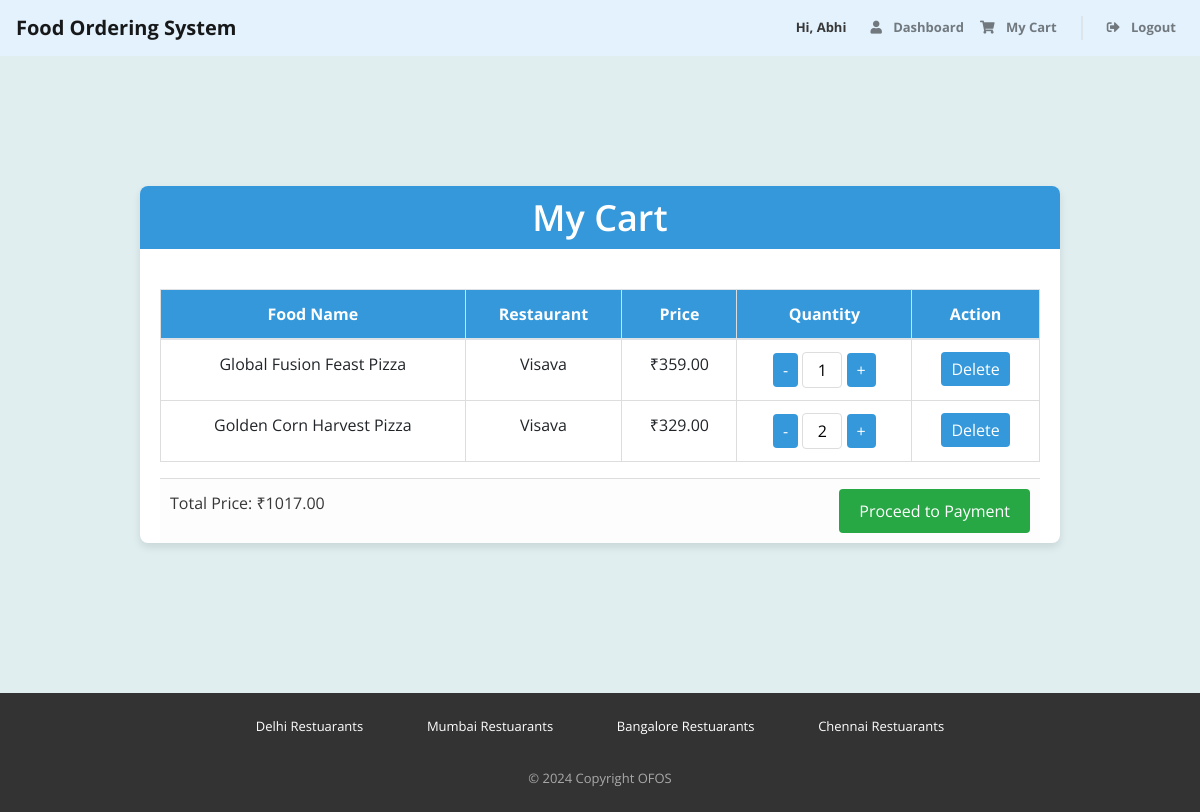
The app's page /cart/ (signed in) with its own data.
### customer/models.py (models this page shows, shortened)
class CartItem(models.Model):
    cart = models.ForeignKey(Cart, related_name='items', on_delete=models.CASCADE, default=1)  # Assuming default cart ID 1 exists
    food_item = models.ForeignKey(FoodItem, on_delete=models.CASCADE)
    quantity = models.PositiveIntegerField(default=1)
    def get_total_price(self):
        return self.food_item.price * self.quantity

### restuarant/models.py (models this page shows, shortened)
class FoodItem(models.Model):
    name = models.CharField(max_length=100)
    description = models.TextField()
    price = models.DecimalField(max_digits=10, decimal_places=2)
    restaurant = models.ForeignKey(Restaurant, related_name='food_items', on_delete=models.CASCADE)

class Restaurant(models.Model):
    name = models.CharField(max_length=50)
    email = models.EmailField()
    password = models.CharField(max_length=20)
    city = models.CharField(max_length=50)
    contact = models.IntegerField()
    address = models.CharField(max_length=100)

### customer/views.py (the view)
# urls.py: path('cart/', views.cart_view, name='cart'),
@login_required
def cart_view(request):
    cart, created = Cart.objects.get_or_create(user=request.user, is_active=True)
    cart_items = cart.items.all()
    total_price = sum(item.get_total_price() for item in cart_items)
    return render(request, 'user/cart.html', {'cart_items': cart_items, 'total_price': total_price})

### customer/templates/user/cart.html (shortened to what this page needs)
{% load static %}
<!DOCTYPE html>
<html lang="en">
<head>
    <link rel="stylesheet" href="https://stackpath.bootstrapcdn.com/bootstrap/4.5.2/css/bootstrap.min.css">
    <link href="https://use.fontawesome.com/releases/v5.11.2/css/all.css" rel="stylesheet" />
    <link rel="stylesheet" href="{% static 'css/cart.css' %}">
</head>
<body>
    {% include 'header.html' %}
    <div class="container cart-container">
        <h1>My Cart</h1>
        <table class="table">
            <thead>
                <tr>
                    <th>Food Name</th>
                    <th>Restaurant</th>
                    <th>Price</th>
                    <th>Quantity</th>
                    <th>Action</th>
                </tr>
            </thead>
            <tbody>
                {% for item in cart_items %}
                <tr data-item-id="{{ item.id }}">
                    <td>{{ item.food_item.name }}</td>
                    <td>{{ item.food_item.restaurant.name }}</td>
                    <td>₹<span class="item-price">{{ item.food_item.price }}</span></td>
                    <td>
                        <button class="quantity-btn" data-action="decrease">-</button>
                        <input type="text" value="{{ item.quantity }}" class="quantity-input" data-item-id="{{ item.id }}">
                        <button class="quantity-btn" data-action="increase">+</button>
                    </td>
                    <td><button class="delete-btn" data-item-id="{{ item.id }}">Delete</button></td>
                </tr>
                {% endfor %}
            </tbody>
        </table>
        <div class="cart-footer">
            <p>Total Price: ₹<span id="total-price">{{ total_price }}</span></p>
            <a href="{% url 'payment' %}">
                <button class="checkout-btn">Proceed to Payment</button></a>
        </div>
    </div>
    {% include 'footer.html' %}
</body>
</html>

### home/templates/header.html (shortened to what this page needs)
{% load static %}
<head>
    <link href="{% static 'css/common.css' %}" rel="stylesheet" />
</head>
<div class="header sticky-top">
    <nav class="navbar navbar-expand-md navbar-light">
        <a class="navbar-brand" href="{% url 'index' %}">
            Food Ordering System
        </a>
        <div class="collapse navbar-collapse justify-content-end" id="my-navbar">
            <ul class="navbar-nav">
                {% if not request.user.is_authenticated %}
                    <li class="nav-item">
                        <a class="nav-link" href="{% url 'register' %}">
                            <i class="fas fa-user"></i> Signup
                        </a>
                    </li>
                    <div class="nav-vl"></div>
                    <li class="nav-item">
                        <a class="nav-link" href="{% url 'login' %}">
                            <i class="fas fa-sign-in-alt"></i> Login
                        </a>
                    </li>
                {% else %}
                    <div class="nav-name">
                        Hi, {{ request.user.first_name }}
                    </div>
                    <li class="nav-item">
                        <a class="nav-link" href="{% url 'dashboard' %}">
                            <i class="fas fa-user"></i> Dashboard
                        </a>
                    </li>
                    <li class="nav-item">
                        <a class="nav-link" href="{% url 'cart' %}">
                            <i class="fas fa-shopping-cart"></i> My Cart
                        </a>
                    </li>
                    <div class="nav-vl"></div>
                    <li class="nav-item">
                        <a class="nav-link" href="{% url 'logout' %}">
                            <i class="fas fa-sign-out-alt"></i> Logout
                        </a>
                    </li>
                {% endif %}
            </ul>
        </div>
    </nav>
</div>

### customer/static/css/cart.css (style rules this page uses)
.cart-container { background-color: #ffffff; border-radius: 8px; box-shadow: 0 4px 8px rgba(0, 0, 0, 0.1); width: 80%; max-width: 800px; padding: 20px; text-align: center; margin: 0 auto; margin: 150px auto; }
h1 { background-color: #3498db; color: #ffffff; padding: 10px 0; margin: -20px -20px 20px -20px; border-top-left-radius: 8px; border-top-right-radius: 8px; }
table { border-collapse: collapse; margin-bottom: 20px; }
thead { background-color: #3498db; color: #ffffff; }
th, td { padding: 10px; border: 1px solid #dddddd; text-align: center; }
.quantity-btn { background-color: #3498db; color: #ffffff; border: none; padding: 5px 10px; cursor: pointer; border-radius: 4px; }
.quantity-input { width: 40px; text-align: center; border: 1px solid #dddddd; border-radius: 4px; padding: 5px; }
.delete-btn { background-color: #3498db; color: #ffffff; border: none; padding: 5px 10px; cursor: pointer; border-radius: 4px; }
.cart-footer { display: flex; justify-content: space-between; align-items: center; background-color: #fdfdfd; padding: 10px; border-top: 1px solid #dddddd; }
.checkout-btn { background-color: #28a745; color: #ffffff; border: none; padding: 10px 20px; cursor: pointer; border-radius: 4px; }

### home/static/css/common.css (style rules this page uses)
* { box-sizing: border-box; font-family: 'Open Sans', sans-serif; margin: 0; padding: 0; }
body { color: #373737; font-size: 16px; position: relative; background-color: #e0eef0; }
h1, h2, h3, h4, h5, h6 { font-weight: 600; }
h1 { font-size: 36px; margin-bottom: 40px; }
.container { max-width: 920px; padding: 0px 20px; }
.header { background-color: #e3f2fd; z-index: 100; font-size: 13px; font-weight: bold; }
.header .navbar .nav-item i { margin-right: 8px; }
.header .nav-vl { border-left: 2px solid #d6d6d678; height: 24px; margin: auto 16px; display: block; }
.header .nav-name { font-weight: bold; margin: auto 16px; }

### records on screen
CartItem: food_item.name "Global Fusion Feast Pizza", food_item.restaurant.name "Visava", food_item.price "359.00", quantity "1"
CartItem: food_item.name "Golden Corn Harvest Pizza", food_item.restaurant.name "Visava", food_item.price "329.00", quantity "2"

### other values on screen
{{ request.user.first_name }} "Abhi"
{{ total_price }} "1017.00"
